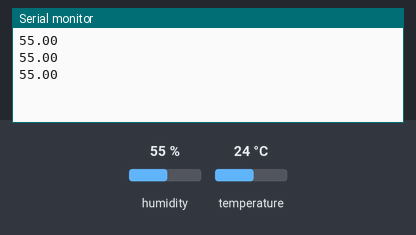
Simulated run of this sketch. Board: Arduino Uno, built with avr-gcc and run on an emulated ATmega328P. Parts: the last lines printed to the serial monitor. The inputs (shaded band) are chosen by the test bench; at power-on: humidity 55 %, temperature 24 °C.

Above: at 5.3 s.
5.4 s: humidity set to 22 %
At 8.3 s:
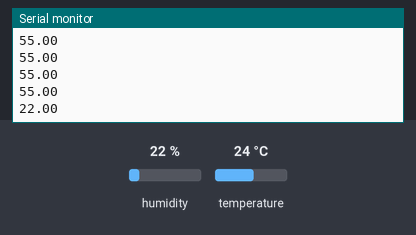
9.6 s: humidity set to 40 %
At 11.9 s:
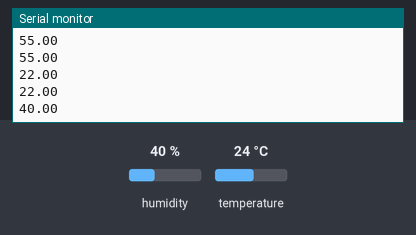
Timing chart, 0 to 13.4 s (numbered marks = the images above; inputs shaded):
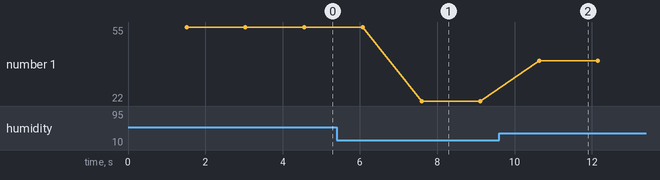

Measured:
- after the input at 5.4 s, the serial monitor: prints a new line after 2.2 s (image 1)
- after the input at 9.6 s, the serial monitor: prints a new line after 1.0 s (image 2)
- plotted number 1: 55 → 22 after the input at 5.4 s, 22 → 40 after the input at 9.6 s

The sketch:

weather_station.ino
```cpp
#include "DHT.h"
#include <SoftwareSerial.h>

#define DHTPIN 9
#define DHTTYPE DHT11

DHT dht(DHTPIN, DHTTYPE);

SoftwareSerial bluetooth(2,3);

void setup() {
  Serial.begin(9600);
  bluetooth.begin(9600);

  dht.begin();
}

void loop() {
  // put your main code here, to run repeatedly:
  delay(1500);

  float h = dht.readHumidity();

  if (isnan(h)) return;

  Serial.println(h);
  bluetooth.println(h);
}
```
